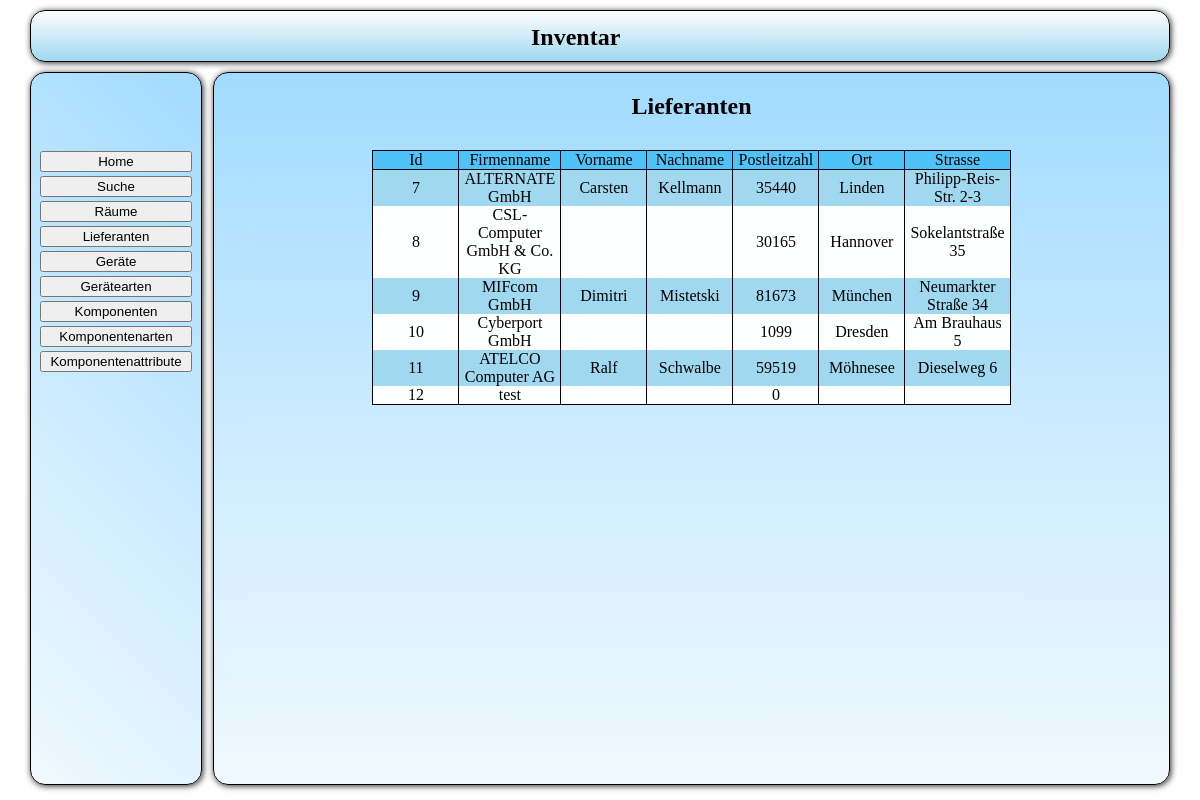
The app's page /src/php/fro_Auswahl.php?action=list&table=lieferanten with its own data.
### tables this page shows
CREATE TABLE IF NOT EXISTS `tbl_lieferanten` (
`lieferant_id` int(11) NOT NULL,
  `lieferant_firmenname` text,
  `lieferant_vorname` text,
  `lieferant_nachname` text,
  `lieferant_plz` int(11) DEFAULT NULL,
  `lieferant_ort` text,
  `lieferant_strasse` text
);

### src/lib/plotting/forms.php (called while the page is built, shortened)
<?php
function get($key, $default)
{
    if(isset($_GET[$key]))
    {
	return htmlspecialchars($_GET[$key]);
    }
}

### src/php/sql_get.php (called while the page is built, shortened)
<?php
function func_a_getLieferanten()
{
    $txt_sql_statement = "SELECT * FROM tbl_lieferanten;";
    $a_sql_result = mysql_query($txt_sql_statement)
            or die ("Anfrage Fehlgeschlagen");
    $a_sql_ausgabe = array();
    while($a_sql_cache = mysql_fetch_assoc($a_sql_result))
    {
	$a_sql_ausgabe[] = $a_sql_cache;
    }
    return $a_sql_ausgabe;
}

### src/php/log_Liste.php (the view, shortened to what this page needs)
<?php
echo "<h2 align='center'>".$sTitel."</h2>";
$oTabelle = new \utility\tables\table();
$oTabelle->start(false, "liste");
$oTabelle->startRow();
foreach ($aErgebnis_attribute as $mAttribut)
{
    $oTabelle->addCell($mAttribut);
}
foreach ($aErgebnisse as $aErgebnis)
{
    foreach ($aErgebnis as $sIndex => $mData)
    {
	echo $mData;
    }
}

### src/css/main.css (style rules this page uses)
body { padding: 0; margin: 0; }

### records on screen
tbl_lieferanten: lieferant_id "7", lieferant_firmenname "ALTERNATE GmbH", lieferant_vorname "Carsten", lieferant_nachname "Kellmann", lieferant_plz "35440", lieferant_ort "Linden", lieferant_strasse "Philipp-Reis-Str. 2-3"
tbl_lieferanten: lieferant_id "8", lieferant_firmenname "CSL-Computer GmbH & Co. KG", lieferant_plz "30165", lieferant_ort "Hannover", lieferant_strasse "Sokelantstraße 35"
tbl_lieferanten: lieferant_id "9", lieferant_firmenname "MIFcom GmbH", lieferant_vorname "Dimitri", lieferant_nachname "Mistetski", lieferant_plz "81673", lieferant_ort "München", lieferant_strasse "Neumarkter Straße 34"
tbl_lieferanten: lieferant_id "10", lieferant_firmenname "Cyberport GmbH", lieferant_plz "1099", lieferant_ort "Dresden", lieferant_strasse "Am Brauhaus 5"
tbl_lieferanten: lieferant_id "11", lieferant_firmenname "ATELCO Computer AG", lieferant_vorname "Ralf", lieferant_nachname "Schwalbe", lieferant_plz "59519", lieferant_ort "Möhnesee", lieferant_strasse "Dieselweg 6"
tbl_lieferanten: lieferant_id "12", lieferant_firmenname "test", lieferant_plz "0"

### other values on screen
$sTitel "Lieferanten"
$string "Id"
$string "Firmenname"
$string "Vorname"
$string "Nachname"
$string "Postleitzahl"
$string "Ort"
$string "Strasse"
